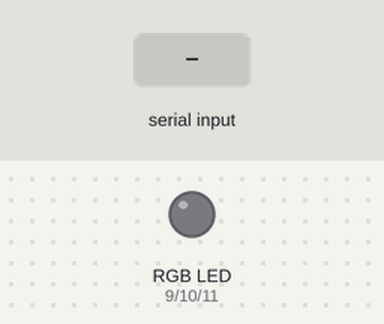
Simulated run of this sketch. Board: Arduino Uno, built with avr-gcc and run on an emulated ATmega328P. Parts: an RGB LED mixed from three pins (HIGH = lit). The test bench sets the inputs (shaded band). Dim RGB values are drawn brighter than linear; what the sketch prints to the serial monitor is not drawn.

Above: at 1.2 s.
1.3 s: "<90,45>" received over Serial
At 1.8 s:
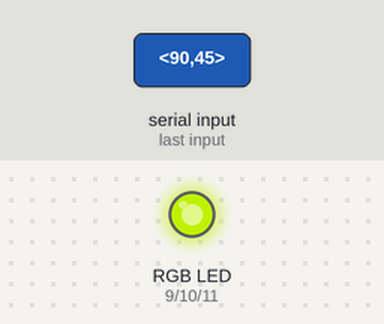
2.8 s: "<30,150>" received over Serial
At 4.0 s:
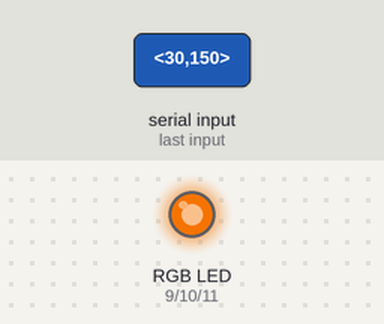
4.3 s: "<5>" received over Serial
At 5.3 s:
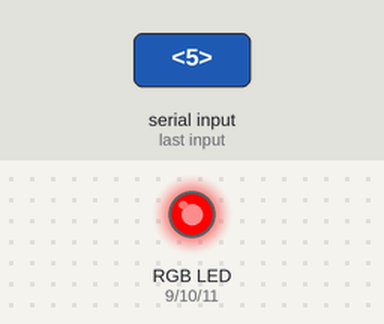
5.8 s: "<90>" received over Serial
At 6.4 s:
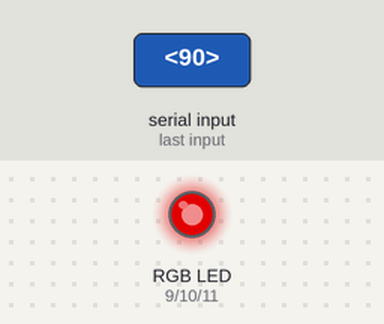
7.3 s: "<200>" received over Serial
At 8.5 s:
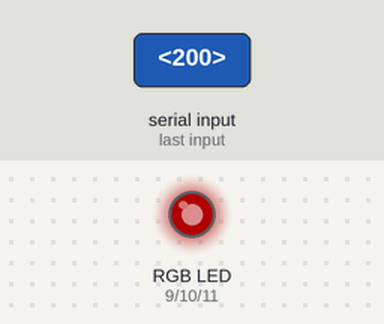
8.8 s: "<90,45,200>" received over Serial
At 9.9 s:
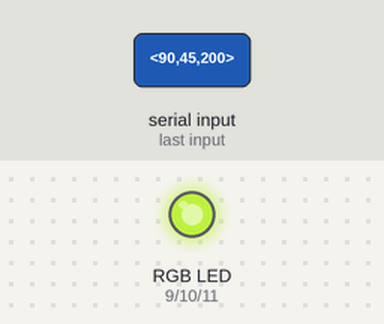
Timing chart, 0 to 11.3 s (numbered marks = the images above; inputs shaded):
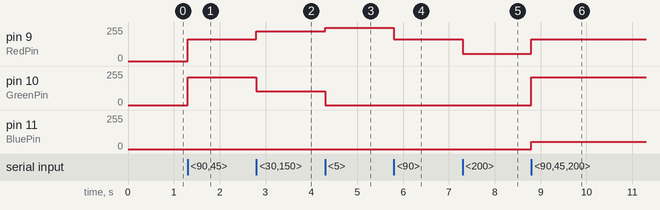

Measured:
- after the input at 1.3 s, pin 9 (RedPin): 0/255 → 165/255 at once; pin 10 (GreenPin): 0/255 → 210/255 at once
- after the input at 2.8 s, pin 9 (RedPin): 165/255 → 225/255 at once; pin 10 (GreenPin): 210/255 → 105/255 at once
- after the input at 4.3 s, pin 9 (RedPin): 225/255 → 250/255 at once; pin 10 (GreenPin): 105/255 → 0/255 at once
- after the input at 5.8 s, pin 9 (RedPin): 250/255 → 165/255 at once
- after the input at 7.3 s, pin 9 (RedPin): 165/255 → 55/255 at once
- after the input at 8.8 s, pin 9 (RedPin): 55/255 → 165/255 at once; pin 10 (GreenPin): 0/255 → 210/255 at once; pin 11 (BluePin): 0/255 → 55/255 at once

The sketch:

Arduino.ino
```cpp
const byte numChars = 32;
char receivedChars[numChars];

int RedPin = 9; //Red pin 9 has a PWM
int GreenPin = 10; //Green pin 10 has a PWM
int BluePin = 11; //Blue pin 11 has a PWM

char seperator = ',';

boolean newData = false;

void setup() {
    Serial.begin(2000000);
    Serial.println("<Arduino is ready>");

    pinMode(RedPin, OUTPUT);
    pinMode(GreenPin, OUTPUT);
    pinMode(BluePin, OUTPUT);
}

void loop() {
    recvWithStartEndMarkers();
    showNewData();
}

void recvWithStartEndMarkers() {
    static boolean recvInProgress = false;
    static byte ndx = 0;
    char startMarker = '<';
    char endMarker = '>';
    char rc;

    while (Serial.available() > 0 && newData == false) {
        rc = Serial.read();

        if (recvInProgress == true) {
            if (rc != endMarker) {
                receivedChars[ndx] = rc;
                ndx++;
                if (ndx >= numChars) {
                    ndx = numChars - 1;
                }
            }
            else {
                receivedChars[ndx] = '\0'; // terminate the string
                recvInProgress = false;
                ndx = 0;
                newData = true;
            }
        }

        else if (rc == startMarker) {
            recvInProgress = true;
        }
    }
}

void showNewData() {
    if (newData == true) {
//        Serial.print("This just in ... ");
//        Serial.println(receivedChars);
        newData = false;

        int red = 255;
        int blue = 255;
        int green = 255;


        sscanf(receivedChars, "%d,%d,%d", &red, &green, &blue);


        red = 255-red;
        green= 255-green;
        blue = 255-blue;

        analogWrite (RedPin, red);
        analogWrite (GreenPin, green);
        analogWrite (BluePin, blue);

//        Serial.print(red);
    }
}
```
